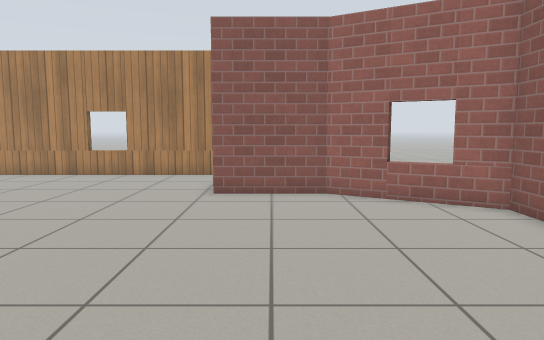
view 1 (above)

12 first-person views from a walk through a world built for the Gazebo simulator. The camera is 0.94 m above the floor, tilts 6° down and sees 70° across. The floor is counted in squares, 0.5 m on a side. Each view is taken from the middle of a square. On the plan, view 1 faces up. The plan holds only what a view shows up to about 19 squares ahead; the rest is blank. The place goes on beyond the plan. Simple patterns stand in for the simulator's built-in surfaces.

view 2
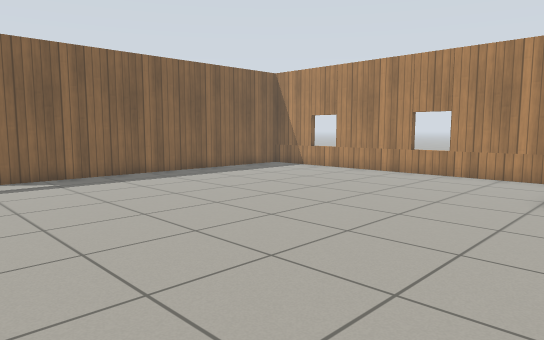

view 3
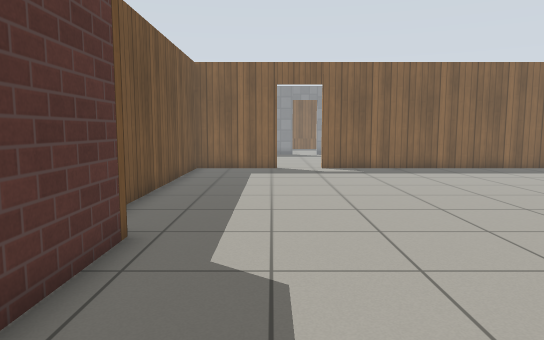

view 4
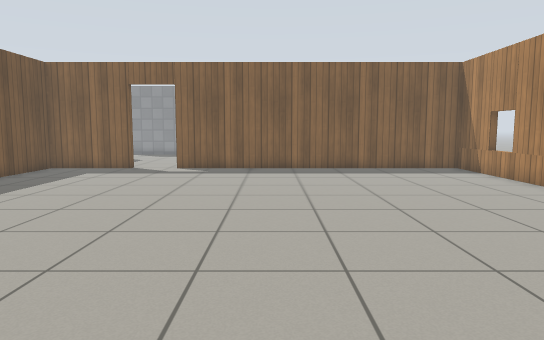

view 5
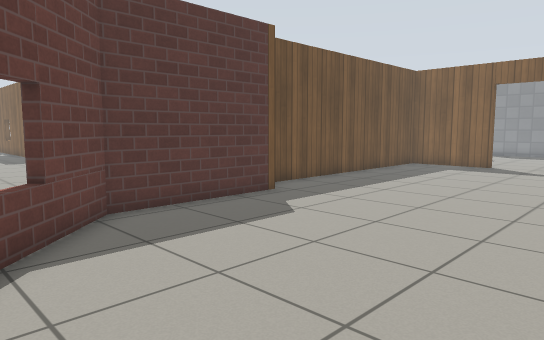

view 6
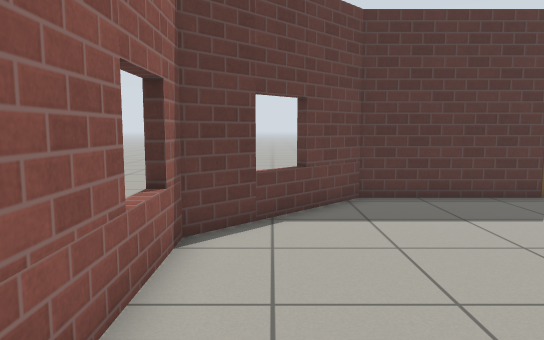

view 7
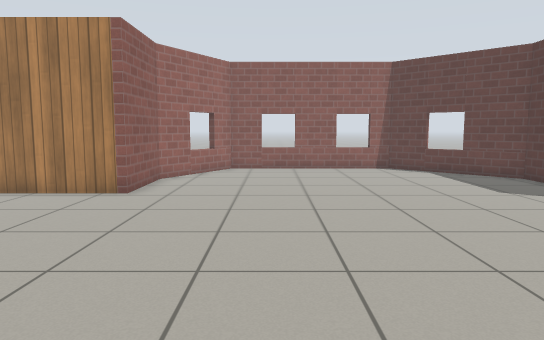

view 8
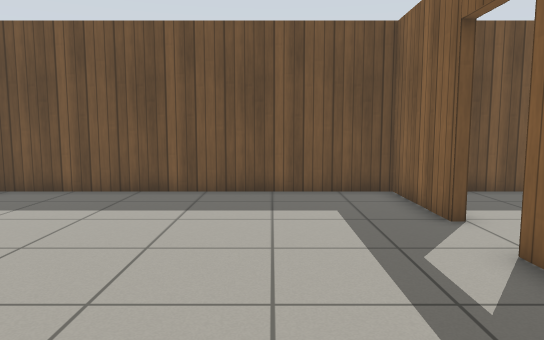

view 9
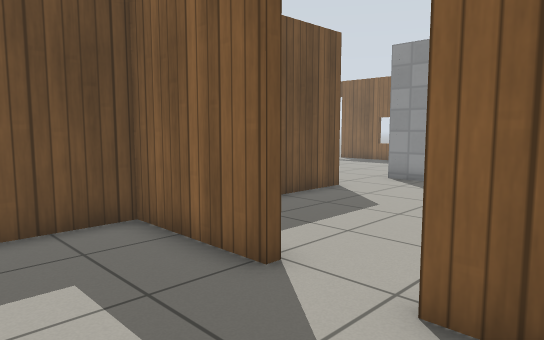

view 10
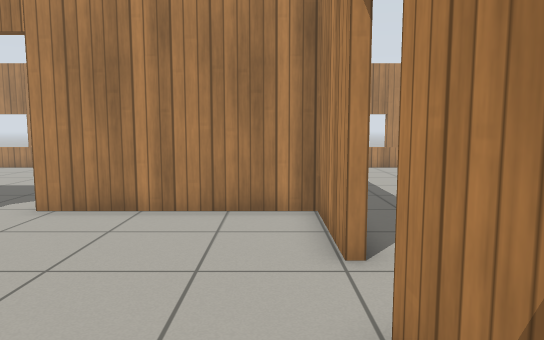

view 11
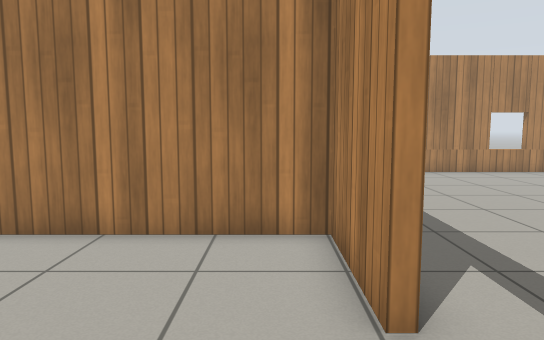

view 12
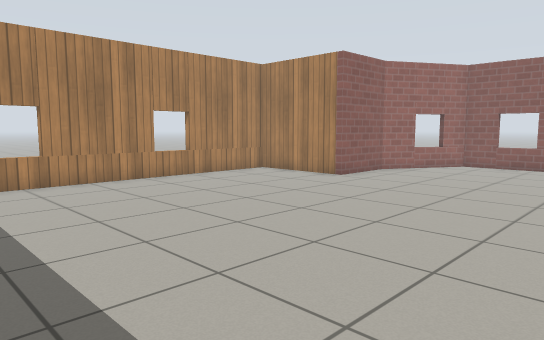

### Floor plan
Points are (right, up) in squares from view 1. A wall is a line through its corners. A room is listed if a view was taken in it or the views show most of it. See-through windows are left out.
Room 1 (views 1, 2, 3, 4, 5, 6, 7, 8, 9, 12)
walls: (-3.8, -2.5) (1.6, -2.5) (5.6, 1.4) (5.6, 9) (1.6, 11.2) (-1.7, 11.2) (-1.7, 15.9) (-15.6, 15.9) (-15.6, 2.4); (-15.6, 0.4) (-15.6, -3.6) (-3.8, -3.6)
ways out: open door at (-16, 1.5) to room 2
Room 2 (views 10, 11)
walls: (-15.9, 2.4) (-15.9, 5.8) (-21.5, 5.8); (-15.9, -1.6) (-15.9, 0.3); (-21.5, -3.6) (-17.9, -3.6)
ways out: open door at (-16, 1.5) to room 1

Positions as (right, up) in squares from view 1, and headings:
1: (0, 0), facing up
2: (0, 0), facing up-left
3: (3, 0), facing left
4: (3, 7), facing left
5: (5, 6), facing down-left
6: (4, 8), facing down
7: (-13, 7), facing right
8: (-12, 8), facing down
9: (-12, 4), facing down-left
10: (-17, -3), facing up
11: (-17, -1), facing up
12: (-15, 2), facing up-right
